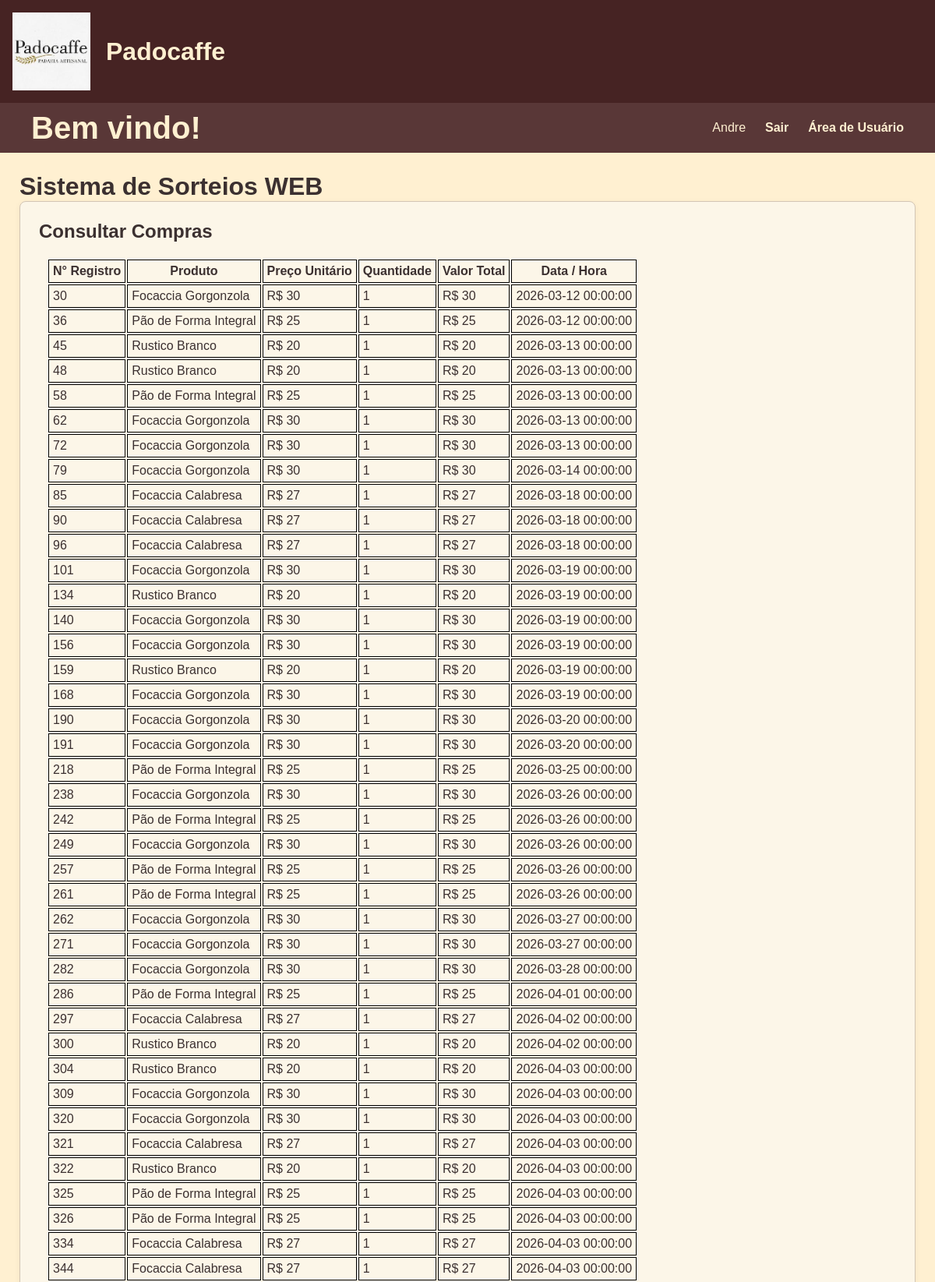
The page /consultar_compras (signed in, upper part) on the database its author committed.
### tables this page shows
CREATE TABLE usuario (
  id_usuario INTEGER PRIMARY KEY AUTOINCREMENT,
  username TEXT UNIQUE NOT NULL,
  password TEXT NOT NULL,
  CPF INTEGER NOT NULL,
  celular INTEGER NOT NULL
);

CREATE TABLE venda (
  id_venda INTEGER PRIMARY KEY AUTOINCREMENT,
  data_venda TIMESTAMP NOT NULL,
  id_usuario INTEGER NOT NULL,
  id_produto INTEGER NOT NULL,
  preco_venda DECIMAL(10,2) NOT NULL,
  desconto_unitario DECIMAL(10,2) DEFAULT 0,
  quantidade_vendida INTEGER NOT NULL,
  FOREIGN KEY (id_usuario) REFERENCES usuario(id_usuario),
  FOREIGN KEY (id_produto) REFERENCES produto(id_produto)
);

CREATE TABLE produto (
  id_produto INTEGER PRIMARY KEY AUTOINCREMENT,
  nome TEXT UNIQUE NOT NULL,
  preco_atual DECIMAL(10,2) NOT NULL,
  ativo BOOLEAN DEFAULT 1
);

### flaskr/usuario.py (the view)
@bp.route('/consultar_compras')
@usuario_required
def consultar_compras():
    id_usuario = session["user_id"]
    db = get_db()
    compras = db.execute(
        'SELECT ' +
        ' venda.id_venda AS id_venda, ' +
        ' venda.id_usuario AS id_usuario, ' +
        ' venda.preco_venda AS preco, ' +
        ' venda.quantidade_vendida AS quantidade, ' +
        ' venda.data_venda AS data, ' +
        ' produto.nome AS produto ' +
        ' FROM venda ' +
        ' INNER JOIN produto ON venda.id_produto = produto.id_produto '+
         ' WHERE id_usuario = ?', (id_usuario,)
    ).fetchall()
    if compras:
        return render_template('usuario/consultar_compras.html',compra_encontrada=True,compras=compras)
    else:
        return render_template('usuario/consultar_compras.html',compra_encontrada=False)

### flaskr/auth.py (called while the page is built, shortened)
@bp.before_app_request
def load_logged_in_user():
    user_id = session.get("user_id")
    auth_type = session.get("auth_type")
    if user_id is None:
        g.admin = None
        g.usuario = None
    elif auth_type == "usuario":
        db = get_db()
        g.usuario = db.execute(
            "SELECT id_usuario, username, password FROM usuario WHERE id_usuario = ?",
            (user_id,)
        ).fetchone()
        g.admin = None

def usuario_required(view):
    @functools.wraps(view)
    def wrapped_view(**kwargs):
        if g.usuario is None:
            return redirect(url_for("auth.login_usuario"))
        return view(**kwargs)
    return wrapped_view

### flaskr/db.py (called while the page is built)
def get_db():
    if 'db' not in g:
        g.db = sqlite3.connect(DB_PATH)
        g.db.row_factory = sqlite3.Row
    return g.db

### flaskr/templates/usuario/consultar_compras.html (shortened to what this page needs)
{% extends 'base.html' %}
{% block content %}
    <h2 style="margin-bottom: 20px;">Consultar Compras</h2>
    <div>
        {% if compra_encontrada %}
        <table style="margin: 10px;">
            <tr>
                <th>N° Registro </th>
                <th>Produto </th>
                <th>Preço Unitário</th>
                <th>Quantidade </th>
                <th>Valor Total</th>
                <th>Data / Hora </th>
            </tr>
            {% for compra in compras %}
                <tr>
                    <td>{{compra.id_venda}}</td>
                    <td>{{compra.produto}}</td>
                    <td>R$ {{compra.preco}}</td>
                    <td>{{compra.quantidade}}</td>
                    <td>R$ {{compra.quantidade * compra.preco}}</td>
                    <td>{{compra.data}}</td>
                </tr>
            {% endfor %}
        </table>
        {% else %}
        <p style="margin: 10px;">Você ainda não fez nenhuma compra</p>
        {% endif %}
    </div>
{% endblock %}

### flaskr/templates/base.html (shortened to what this page needs)
<!doctype html>
<html lang="pt-br">
  <head>
    <link rel="stylesheet" href="{{ url_for('static', filename='style.css') }}">
  </head>
  <body>
    <header class="main-header">
        <img src="{{ url_for('static', filename='img/padocaffe imagem.jpeg') }}" alt="Logomarca da Empresa Padocaffe" style="height: 100px;">
        <h1>Padocaffe</h1>
    </header>
    <nav class="navbar">
      <h1>Bem vindo!</h1>
      <ul>
        {% if g.admin %}
            <li><span>{{ g.admin['username'] }}</span></li>
            <li><a class="navbar-item" href="{{ url_for('auth.logout_admin') }}">Sair</a></li>
            <li><a class="navbar-item" href="{{ url_for('admin.index_admin') }}">Área de Administrador</a></li>
        {% else %}
          {% if g.usuario %}
            <li><span>{{ g.usuario['username'] }}</span></li>
            <li><a class="navbar-item" href="{{ url_for('auth.logout_usuario') }}">Sair</a></li>
            <li><a class="navbar-item" href="{{ url_for('usuario.index_usuario') }}">Área de Usuário</a></li>
          {% else %}
            <li><a class="navbar-item" href="{{ url_for('auth.login_admin') }}">Área de Administrador</a></li>
            <li><a class="navbar-item" href="{{ url_for('auth.index') }}">Voltar ao Início</a></li>
          {% endif %}
        {% endif %}
      </ul>
    </nav>
    <main>
      <div style="display: flex; align-items: center; gap: 12px;">
        <h1 style="margin: 0;">Sistema de Sorteios WEB</h1>
      </div>
      <section class="content">
      {% block content %}{% endblock %}
      </section>
    </main>
  </body>
</html>

### flaskr/static/style.css (style rules this page uses)
* { margin: 0; padding: 0; box-sizing: border-box; }
body { background-color: #FFF0D1; color: #3B3030; font-family: Arial, Helvetica, sans-serif; }
a { color: #664343; text-decoration: none; }
.main-header { background-color: #462323; padding: 1rem; display: flex; align-items: center; gap: 20px; color: #FFF0D1; }
.navbar { width: 100%; height: 4rem; background-color: #593737; display: flex; justify-content: space-between; align-items: center; }
.navbar h1 { margin-left: 2.5rem; font-size: 2.5rem; color: #FFF0D1; }
.navbar ul { margin-right: 2.5rem; list-style: none; display: flex; align-items: center; gap: 25px; }
.navbar li { color: #FFF0D1; display: inline-flex; justify-content: space-evenly; }
.navbar-item { color: #FFF0D1; line-height: 50px; text-decoration: none; font-weight: bold; font-family: Arial, Helvetica, sans-serif; }
td { border: 1px solid black; margin: 0px; padding: 5px; }
th { border: 1px solid black; margin: 0px; padding: 5px; }
main { padding: 25px; }
.content { background-color: #fcf6e8; padding: 1.5rem; border: 1px solid #d3c5b4; border-radius: 8px; box-shadow: 0 2px 8px rgba(0,0,0,0.05); }
.content:last-child { margin-bottom: 0; }

### rows shown on the page
usuario: usuario.username "Andre"
venda: id_venda "30", produto "Focaccia Gorgonzola", preco "30", quantidade "1", compra.quantidade*compra.preco "30", data "2026-03-12 00:00:00"
venda: id_venda "36", produto "Pão de Forma Integral", preco "25", quantidade "1", compra.quantidade*compra.preco "25", data "2026-03-12 00:00:00"
venda: id_venda "45", produto "Rustico Branco", preco "20", quantidade "1", compra.quantidade*compra.preco "20", data "2026-03-13 00:00:00"
venda: id_venda "48", produto "Rustico Branco", preco "20", quantidade "1", compra.quantidade*compra.preco "20", data "2026-03-13 00:00:00"
venda: id_venda "58", produto "Pão de Forma Integral", preco "25", quantidade "1", compra.quantidade*compra.preco "25", data "2026-03-13 00:00:00"
venda: id_venda "62", produto "Focaccia Gorgonzola", preco "30", quantidade "1", compra.quantidade*compra.preco "30", data "2026-03-13 00:00:00"
venda: id_venda "72", produto "Focaccia Gorgonzola", preco "30", quantidade "1", compra.quantidade*compra.preco "30", data "2026-03-13 00:00:00"
venda: id_venda "79", produto "Focaccia Gorgonzola", preco "30", quantidade "1", compra.quantidade*compra.preco "30", data "2026-03-14 00:00:00"
venda: id_venda "85", produto "Focaccia Calabresa", preco "27", quantidade "1", compra.quantidade*compra.preco "27", data "2026-03-18 00:00:00"
venda: id_venda "90", produto "Focaccia Calabresa", preco "27", quantidade "1", compra.quantidade*compra.preco "27", data "2026-03-18 00:00:00"
venda: id_venda "96", produto "Focaccia Calabresa", preco "27", quantidade "1", compra.quantidade*compra.preco "27", data "2026-03-18 00:00:00"
venda: id_venda "101", produto "Focaccia Gorgonzola", preco "30", quantidade "1", compra.quantidade*compra.preco "30", data "2026-03-19 00:00:00"
venda: id_venda "134", produto "Rustico Branco", preco "20", quantidade "1", compra.quantidade*compra.preco "20", data "2026-03-19 00:00:00"
venda: id_venda "140", produto "Focaccia Gorgonzola", preco "30", quantidade "1", compra.quantidade*compra.preco "30", data "2026-03-19 00:00:00"
venda: id_venda "156", produto "Focaccia Gorgonzola", preco "30", quantidade "1", compra.quantidade*compra.preco "30", data "2026-03-19 00:00:00"
venda: id_venda "159", produto "Rustico Branco", preco "20", quantidade "1", compra.quantidade*compra.preco "20", data "2026-03-19 00:00:00"
venda: id_venda "168", produto "Focaccia Gorgonzola", preco "30", quantidade "1", compra.quantidade*compra.preco "30", data "2026-03-19 00:00:00"
venda: id_venda "190", produto "Focaccia Gorgonzola", preco "30", quantidade "1", compra.quantidade*compra.preco "30", data "2026-03-20 00:00:00"
venda: id_venda "191", produto "Focaccia Gorgonzola", preco "30", quantidade "1", compra.quantidade*compra.preco "30", data "2026-03-20 00:00:00"
venda: id_venda "218", produto "Pão de Forma Integral", preco "25", quantidade "1", compra.quantidade*compra.preco "25", data "2026-03-25 00:00:00"
venda: id_venda "238", produto "Focaccia Gorgonzola", preco "30", quantidade "1", compra.quantidade*compra.preco "30", data "2026-03-26 00:00:00"
venda: id_venda "242", produto "Pão de Forma Integral", preco "25", quantidade "1", compra.quantidade*compra.preco "25", data "2026-03-26 00:00:00"
venda: id_venda "249", produto "Focaccia Gorgonzola", preco "30", quantidade "1", compra.quantidade*compra.preco "30", data "2026-03-26 00:00:00"
venda: id_venda "257", produto "Pão de Forma Integral", preco "25", quantidade "1", compra.quantidade*compra.preco "25", data "2026-03-26 00:00:00"
venda: id_venda "261", produto "Pão de Forma Integral", preco "25", quantidade "1", compra.quantidade*compra.preco "25", data "2026-03-26 00:00:00"
venda: id_venda "262", produto "Focaccia Gorgonzola", preco "30", quantidade "1", compra.quantidade*compra.preco "30", data "2026-03-27 00:00:00"
venda: id_venda "271", produto "Focaccia Gorgonzola", preco "30", quantidade "1", compra.quantidade*compra.preco "30", data "2026-03-27 00:00:00"
venda: id_venda "282", produto "Focaccia Gorgonzola", preco "30", quantidade "1", compra.quantidade*compra.preco "30", data "2026-03-28 00:00:00"
venda: id_venda "286", produto "Pão de Forma Integral", preco "25", quantidade "1", compra.quantidade*compra.preco "25", data "2026-04-01 00:00:00"
venda: id_venda "297", produto "Focaccia Calabresa", preco "27", quantidade "1", compra.quantidade*compra.preco "27", data "2026-04-02 00:00:00"
venda: id_venda "300", produto "Rustico Branco", preco "20", quantidade "1", compra.quantidade*compra.preco "20", data "2026-04-02 00:00:00"
venda: id_venda "304", produto "Rustico Branco", preco "20", quantidade "1", compra.quantidade*compra.preco "20", data "2026-04-03 00:00:00"
venda: id_venda "309", produto "Focaccia Gorgonzola", preco "30", quantidade "1", compra.quantidade*compra.preco "30", data "2026-04-03 00:00:00"
venda: id_venda "320", produto "Focaccia Gorgonzola", preco "30", quantidade "1", compra.quantidade*compra.preco "30", data "2026-04-03 00:00:00"
venda: id_venda "321", produto "Focaccia Calabresa", preco "27", quantidade "1", compra.quantidade*compra.preco "27", data "2026-04-03 00:00:00"
venda: id_venda "322", produto "Rustico Branco", preco "20", quantidade "1", compra.quantidade*compra.preco "20", data "2026-04-03 00:00:00"
venda: id_venda "325", produto "Pão de Forma Integral", preco "25", quantidade "1", compra.quantidade*compra.preco "25", data "2026-04-03 00:00:00"
venda: id_venda "326", produto "Pão de Forma Integral", preco "25", quantidade "1", compra.quantidade*compra.preco "25", data "2026-04-03 00:00:00"
venda: id_venda "334", produto "Focaccia Calabresa", preco "27", quantidade "1", compra.quantidade*compra.preco "27", data "2026-04-03 00:00:00"
venda: id_venda "344", produto "Focaccia Calabresa", preco "27", quantidade "1", compra.quantidade*compra.preco "27", data "2026-04-03 00:00:00"
